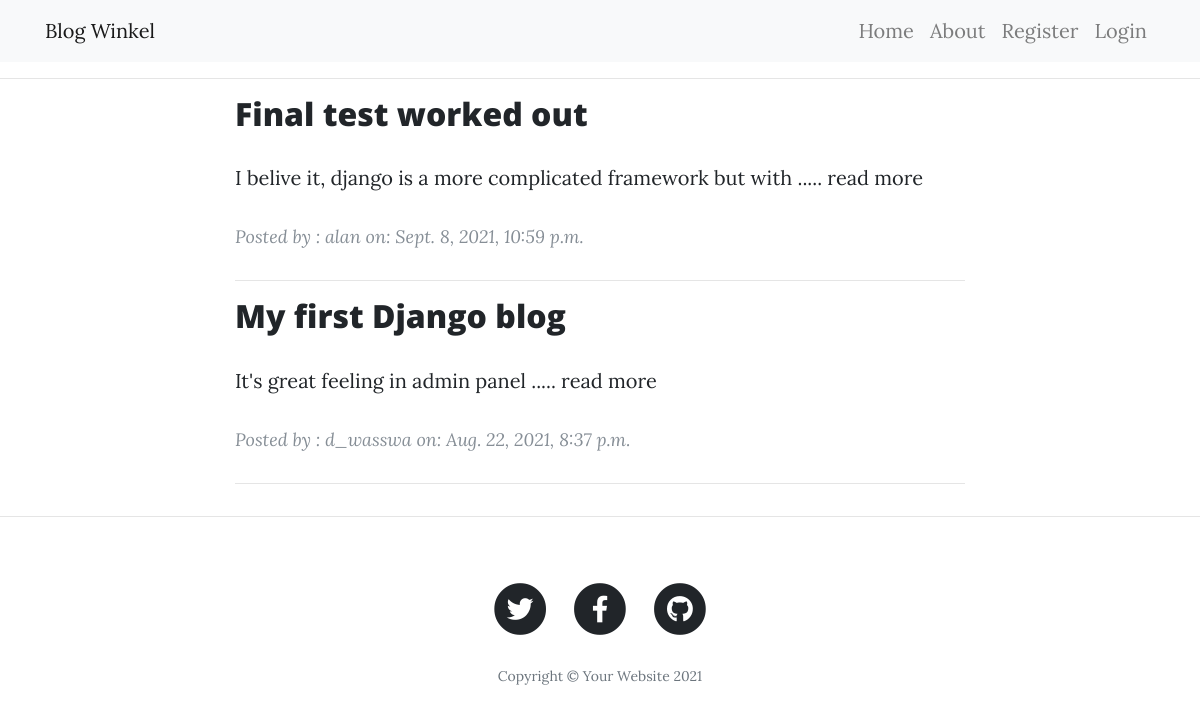
Before: / with the older database file.
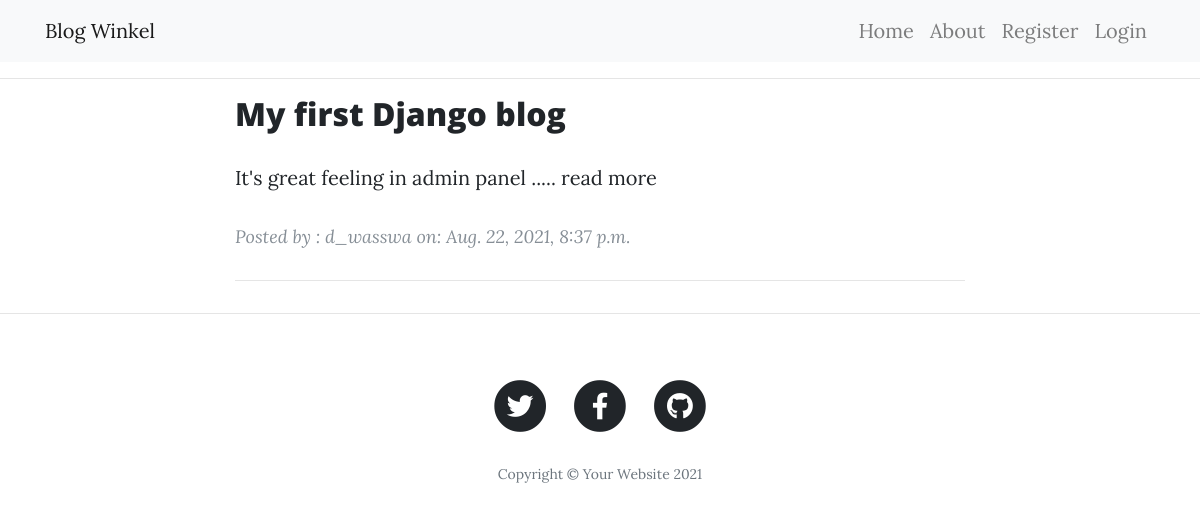
After: the same page with the newer database file.
### blog/models.py (models this page shows, shortened)
class Blog(models.Model):
    title = models.CharField(max_length=100)
    content = models.TextField()
    post_created = models.DateTimeField(default=timezone.now)
    author = models.ForeignKey(User, on_delete=models.CASCADE)

### blog/views.py (the view)
# urls.py: path('', views.HomeListView.as_view(), name='blog-homepage'),
class HomeListView(ListView):
    model = Blog
    context_object_name = 'blogs'
    extra_context = {'title': 'Home Django project'}
    ordering =["-post_created"]
    template_name = 'blog/homepage.html'

### blog/templates/blog/homepage.html
{% extends 'blog/base.html' %}
{% block content %}
<div class="col-md-10 col-lg-8 mx-auto">
    {% for blog in blogs %}
    <div class="post-preview">
            <h2 class="post-title">
               <a href="{% url 'blog-post-detail' blog.id %}"> {{ blog.title }}</a>
            </h2>
            <p>
                {{ blog.content|slice:":60" }}  .....  read more
            </p>
        <p class="post-meta">Posted by : {{ blog.author.username }}
            on: {{ blog.post_created }}
        </p>
    </div>
    <hr>
    {% endfor %}
</div>
{% endblock content %}

### blog/templates/blog/base.html (shortened to what this page needs)
{% load static %}
<!DOCTYPE html>
<html lang="en">
<head>
    <link href="{% static 'blog/vendor/bootstrap/css/bootstrap.min.css' %}" rel="stylesheet">
    <link href="{% static 'blog/vendor/fontawesome-free/css/all.min.css' %}" rel="stylesheet" type="text/css">
    <link href="{% static 'blog/css/clean-blog.min.css' %}" rel="stylesheet">
    <link href="{% static 'blog/css/clean-blog.min.css' %}" rel="stylesheet">
</head>
<body>
<nav class="navbar navbar-expand-lg navbar-light bg-light">
    <div class="container">
        <a class="navbar-brand" href="{% url 'blog-homepage' %}">Blog Winkel</a>
        <div class="collapse navbar-collapse" id="navbarResponsive">
            <ul class="navbar-nav ml-auto">
                <li class="nav-item">
                    <a class="nav-link" href="{% url 'blog-homepage' %}">Home</a>
                </li>
                <li class="nav-item">
                    <a class="nav-link" href="{% url 'blog-about' %}">About</a>
                </li>
                {% if not user.is_authenticated %}
                <li class="nav-item">
                    <a class="nav-link" href="{% url 'users-register' %}">Register</a>
                </li>
                <li class="nav-item">
                    <a class="nav-link" href="{% url 'users-login' %}">Login</a>
                </li>
                {% endif %}
            </ul>
        </div>
    </div>
</nav>
<hr>
<div class="container">
   <div class="row">
       {% block content %}
       {% endblock %}
   </div>
</div>
<hr>
<footer>
    <div class="container">
        <div class="row">
            <div class="col-lg-8 col-md-10 mx-auto">
                <ul class="list-inline text-center">
                    <li class="list-inline-item">
                        <a href="#">
                <span class="fa-stack fa-lg">
                  <i class="fas fa-circle fa-stack-2x"></i>
                  <i class="fab fa-twitter fa-stack-1x fa-inverse"></i>
                </span>
                        </a>
                    </li>
                    <li class="list-inline-item">
                        <a href="#">
                <span class="fa-stack fa-lg">
                  <i class="fas fa-circle fa-stack-2x"></i>
                  <i class="fab fa-facebook-f fa-stack-1x fa-inverse"></i>
                </span>
                        </a>
                    </li>
                    <li class="list-inline-item">
                        <a href="#">
                <span class="fa-stack fa-lg">
                  <i class="fas fa-circle fa-stack-2x"></i>
                  <i class="fab fa-github fa-stack-1x fa-inverse"></i>
                </span>
                        </a>
                    </li>
                </ul>
                <p class="copyright text-muted">Copyright &copy; Your Website 2021</p>
            </div>
        </div>
    </div>
</footer>
</body>
</html>

Changed rows visible on the page:
removed Blog: title "Final test worked out", content "I belive it, django is a more complicated framework but with", author.username "alan", post_created "Sept. 8, 2021, 10:59 p.m."
